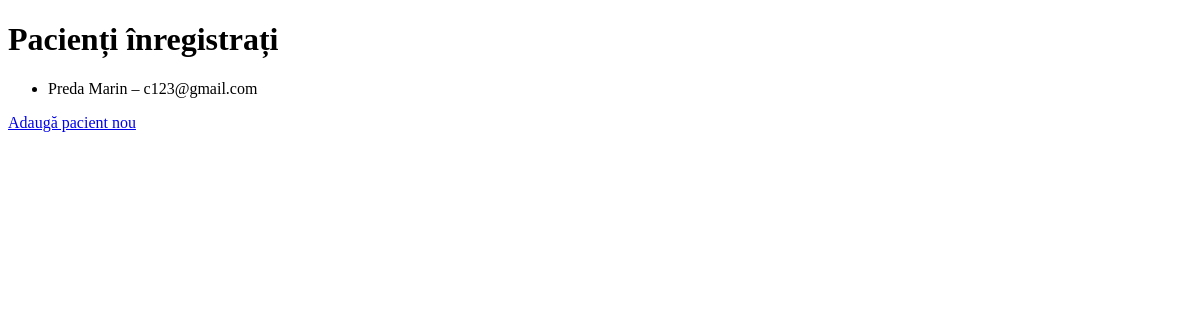
The page /pacienti/lista/ on the database as committed earlier.
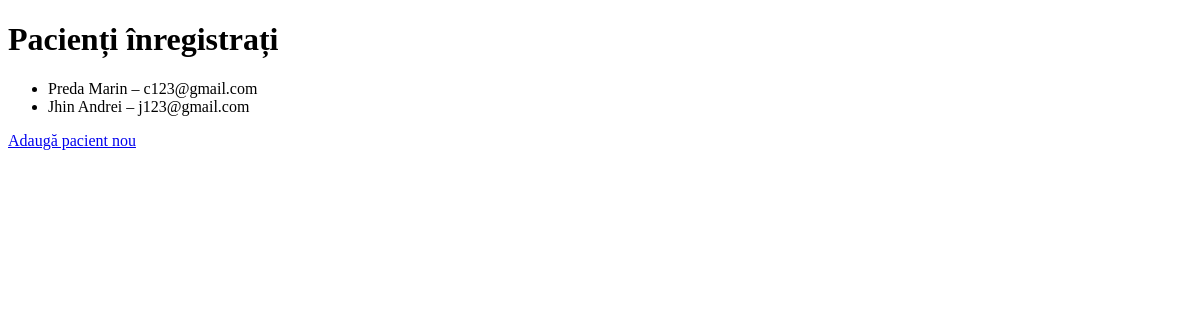
The same page on the database as committed later.
### pacienti/models.py (models this page shows, shortened)
class Pacient(models.Model):
    SEX_OPTIUNI = [('M', 'Masculin'), ('F', 'Feminin')]
    nume = models.CharField(max_length=100)
    prenume = models.CharField(max_length=100)
    data_nasterii = models.DateField()
    sex = models.CharField(max_length=1, choices=SEX_OPTIUNI)
    email = models.EmailField(blank=True, null=True)
    telefon = models.CharField(max_length=20, blank=True, null=True)
    class Meta:
        verbose_name = "Pacient"
        verbose_name_plural = "Pacienți"

### pacienti/views.py (the view)
# urls.py: path('lista/', views.lista_pacienti, name='lista_pacienti'),
def lista_pacienti(request):
    pacienti = Pacient.objects.all()
    return render(request, 'pacienti/lista_pacienti.html', {'pacienti': pacienti})

### pacienti/templates/pacienti/lista_pacienti.html (shortened to what this page needs)
<!DOCTYPE html>
<html lang="ro">
<head>
</head>
<body>
    <h1>Pacienți înregistrați</h1>
    {% if pacienti %}
        <ul>
            {% for pacient in pacienti %}
                <li>{{ pacient.nume }} {{ pacient.prenume }} – {{ pacient.email }}</li>
            {% endfor %}
        </ul>
    {% else %}
        <p>Nu există pacienți înregistrați.</p>
    {% endif %}
    <a href="/pacienti/adauga/">Adaugă pacient nou</a>
</body>
</html>

Rows that differ between the two databases and show on the page:
added Pacient: nume "Jhin", prenume "Andrei", email "j123@gmail.com"
